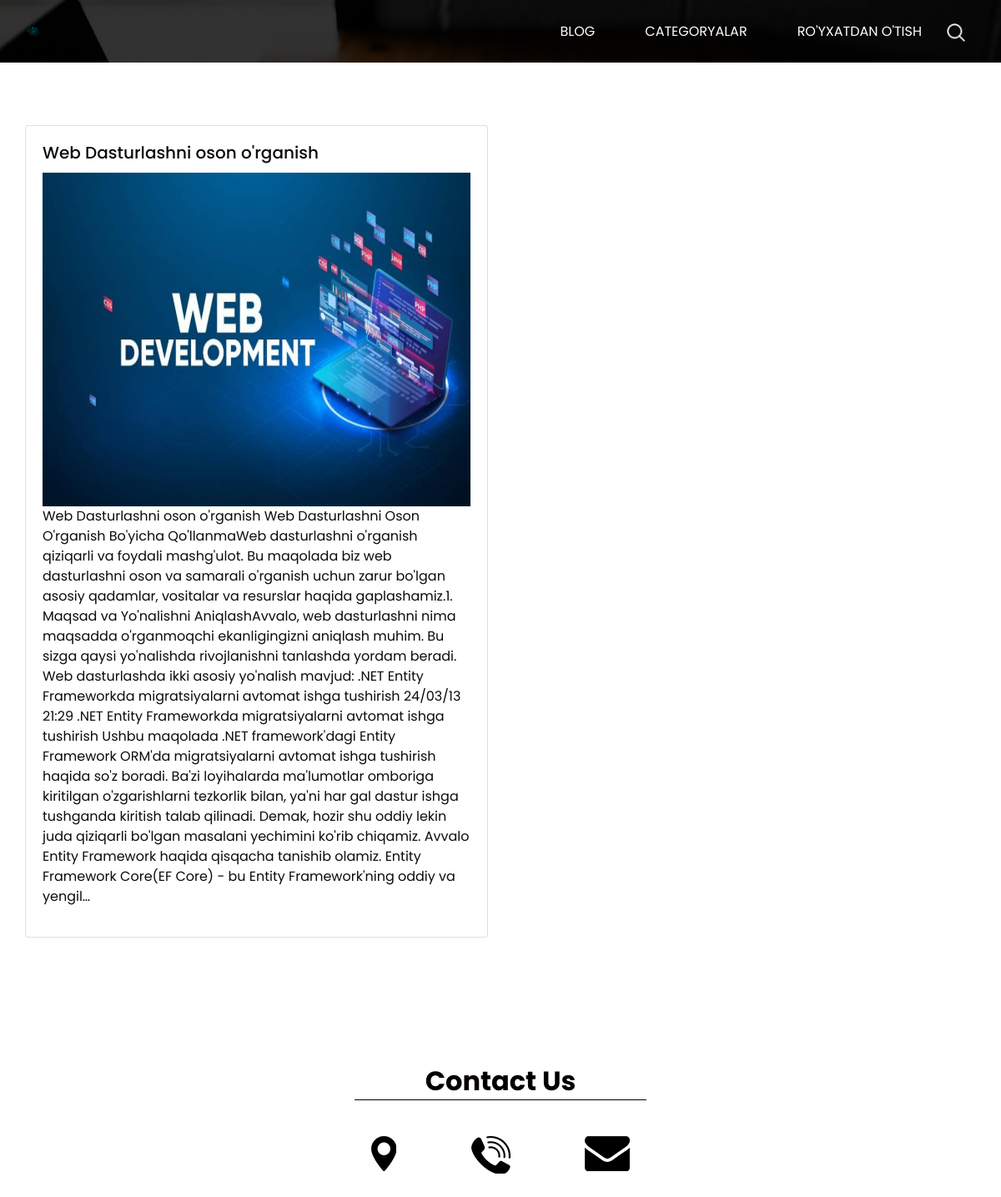
Screenshot of /blog/web-dasturlashni-oson-organish with the database file from the repository.
### blogapp/models.py (models this page shows, shortened)
class Blog(models.Model):
    title = models.CharField(max_length=200)
    slug = models.SlugField(max_length=200, unique=True)
    content = models.TextField()
    image = models.ImageField(upload_to="blog/%Y/%m/%d/")
    created_at = models.DateTimeField(auto_now_add=True)
    updated_at = models.DateTimeField(auto_now=True)
    views = models.IntegerField(default=0)
    category = models.ForeignKey(Category, on_delete=models.SET_NULL, null=True)
    user = models.ForeignKey(UserProfile, on_delete=models.SET_NULL, null=True)
    tags = TaggableManager(blank=True)

### blogapp/views.py (the view)
# urls.py: path('blog/<slug:slug>', BlogDetail.as_view(), name='blog_detail'),
class BlogDetail(BasicView,View):
    def get(self, request, slug):
        blog=Blog.objects.get(slug=slug)
        blog.views += 1
        blog.save()
        context = {
            'blog':blog,
            'categories':self.category(),
            'tags':self.tag()
        }
        return render(request,'blog_detail.html',context)

### blogapp/models.py (called while the page is built)
    def __str__(self):
        return self.name

### blogapp/views.py (called while the page is built)
    def category(self):
        return Category.objects.all()

    def tag(self):
        return Tag.objects.all()

### templates/blog_detail.html (shortened to what this page needs)
<!DOCTYPE html>
{% load static %}
<html>
<head>
  <link rel="stylesheet" type="text/css"
    href="https://cdnjs.cloudflare.com/ajax/libs/OwlCarousel2/2.1.3/assets/owl.carousel.min.css" />
  <link rel="stylesheet" href="https://maxcdn.bootstrapcdn.com/font-awesome/4.3.0/css/font-awesome.min.css">
  <link rel="stylesheet" type="text/css" href="{% static 'css/bootstrap.css' %}" />
  <link href="{% static 'css/style.css' %}" rel="stylesheet" />
  <link href="{% static 'css/responsive.css' %}" rel="stylesheet" />
</head>
<body class="sub_page">
  <div class="hero_area">
    <header class="header_section">
      <div class="container">
        <nav class="navbar navbar-expand-lg custom_nav-container pt-3">
          <a class="navbar-brand mr-5" href="index.html">
            <img src="{% static 'images/rb_93187.png' %}" alt="">
          </a>
          <div class="collapse navbar-collapse" id="navbarSupportedContent">
            <div class="d-flex ml-auto flex-column flex-lg-row align-items-center">
              <ul class="navbar-nav  ">
                <li class="nav-item ">
                  <a class="nav-link" href="{% url 'home' %}">Blog</a>
                </li>
                <li class="nav-item active">
                  <a class="nav-link" href="{% url 'category_list' %}">Categoryalar</a>
                </li>
                <li class="nav-item">
                  <a class="nav-link" href="{% url 'register' %}">Ro'yxatdan o'tish</a>
                </li>
              </ul>
              <form class="form-inline">
                <button class="btn  my-2 my-sm-0 nav_search-btn" type="submit"></button>
              </form>
            </div>
          </div>
        </nav>
      </div>
    </header>
  </div>
  <section class="about_section layout_padding">
    <div class="container">
      <div class="row">
        <div class="col-md-6">
          <div class="detail-box">
            <div class="heading_container">
              <div class="card" style="width: 120%; height: 0%;">
                <div class="card-body">
                    <h5 class="card-title">{{blog.title}}</h5>
                    <img src="{{blog.image.url}}" style="width:100%; height: 25rem;">
                    <p class="card-text">{{blog.content}}</p>
        </div>
    </div>
      </div>
    </div>
  </section>
  <section class="info_section layout_padding">
    <div class="footer_contact">
      <div class="heading_container">
        <h2>
          Contact Us
        </h2>
      </div>
      <div class="box">
        <a href="" class="img-box">
          <img src="{% static 'images/location.png' %}" alt="" class="img-1">
        </a>
        <a href="" class="img-box">
          <img src="{% static 'images/call.png' %}" alt="" class="img-1">
        </a>
        <a href="" class="img-box">
          <img src="{% static 'images/envelope.png' %}" alt="" class="img-1">
        </a>
      </div>
    </div>
  </section>
</body>
</html>

### static/css/style.css (style rules this page uses)
body { font-family: 'Poppins', sans-serif; color: #0c0c0c; background-color: #ffffff; }
.layout_padding { padding: 75px 0; }
.heading_container { display: -webkit-box; display: -ms-flexbox; display: flex; }
.heading_container h2 { font-weight: bold; color: #050000; padding: 3px 10px; border-bottom: 1px solid #000000; }
.hero_area { height: 100vh; background-image: url('/static/images/hero-bg.jpg'); background-size: cover; }
.sub_page .hero_area { height: auto; }
.custom_nav-container.navbar-expand-lg .navbar-nav .nav-item .nav-link { padding: 10px 30px; color: #ffffff; text-align: center; text-transform: uppercase; }
a, a:hover, a:focus { text-decoration: none; }
.btn, .btn:focus { outline: none !important; -webkit-box-shadow: none; box-shadow: none; }
.custom_nav-container .nav_search-btn { background-image: url('static/images/search-icon.png'); background-size: 22px; background-repeat: no-repeat; background-position-y: 7px; width: 35px; height: 35px; padding: 0; border: none; }
.navbar-brand { display: -webkit-box; display: -ms-flexbox; display: flex; -webkit-box-align: center; -ms-flex-align: center; align-items: center; }
.navbar-brand img { width: 20px; margin-right: 5px; }
.custom_nav-container { z-index: 99999; padding: 15px 0; }
.info_section { display: -webkit-box; display: -ms-flexbox; display: flex; -webkit-box-pack: center; -ms-flex-pack: center; justify-content: center; }
.info_section .footer_contact { width: 350px; }
.info_section .footer_contact .heading_container h2 { width: 100%; text-align: center; }
.info_section .footer_contact .box { display: -webkit-box; display: -ms-flexbox; display: flex; -webkit-box-pack: justify; -ms-flex-pack: justify; justify-content: space-between; padding: 35px 20px 0 20px; }

### static/css/responsive.css (style rules this page uses)
@media (min-width: 1200px) { .container { max-width: 1170px; } }

### rows the page displays
Blog: title "Web Dasturlashni oson o'rganish", image (picture), content "Web Dasturlashni oson o'rganish Web Dasturlashni Oson O'rganish Bo'yicha Qo'llanmaWeb dasturlashni o'rganish qiziqarli va foydali mashg'ulot. Bu maqolada biz web dasturlashni oson va samarali o'rganish uchun zarur bo'lgan asosiy qadamlar, vositalar va resurslar haqida gaplashamiz.1. Maqsad va Yo'nalishni AniqlashAvvalo, web dasturlashni nima maqsadda o'rganmoqchi ekanligingizni aniqlash muhim. Bu sizga qaysi yo'nalishda rivojlanishni tanlashda yordam beradi. Web dasturlashda ikki asosiy yo'nalish mavjud: .NET Entity Frameworkda migratsiyalarni avtomat ishga tushirish 24/03/13 21:29 .NET Entity Frameworkda migratsiyalarni avtomat ishga tushirish Ushbu maqolada .NET framework'dagi Entity…"
